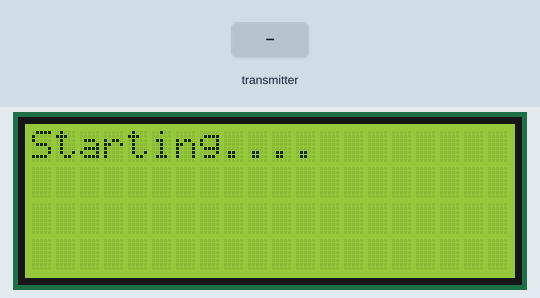
The sketch below on a simulated Arduino Uno, built with avr-gcc and run on an emulated ATmega328P. Shown: 20×4 character LCD. The test bench sets the inputs (shaded band). No radio packets arrive unless stated; what the sketch prints to the serial monitor is not drawn.

Above: at 2.2 s.
At 4.7 s:
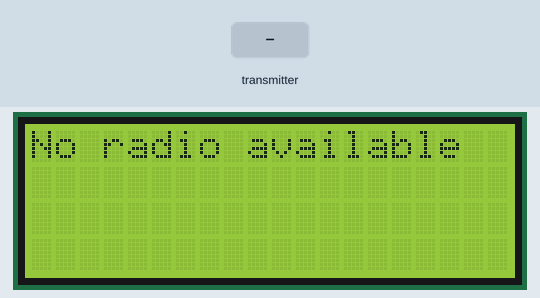
5.4 s: the transmitter starts sending ppm = 25
At 6.1 s:
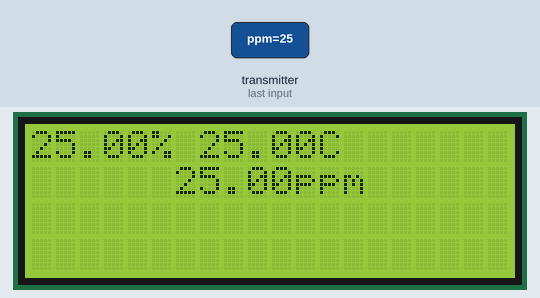
9.4 s: the transmitter starts sending ppm = 50
At 10.4 s:
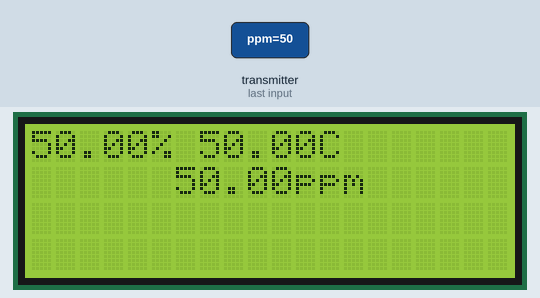
Timing chart, 0 to 12.4 s (numbered marks = the images above; inputs shaded):
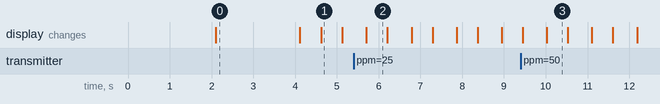

The sketch:

Receiver.ino
```cpp
/* Receiver
 * Rama abimanyu
 */

#include <SPI.h>
#include <nRF24L01.h> //library nrf24l01
#include <RF24.h>

#include <Wire.h>
#include <LiquidCrystal_I2C.h> //library LCD 16x2 dengan i2c
LiquidCrystal_I2C lcd(0x27, 20, 4);

const byte address[6] = "00001"; //alamat nrf24l01
RF24 radio(7, 8); // CE, CSN

float h,t;
float ppm;

void setup() {
  Serial.begin(9600);
  radio.begin();

  lcd.init(); //memulai lcd
  lcd.backlight(); //agar lcd tidak blacklight

  radio.setAutoAck(false);
  radio.openReadingPipe(0, address); //menerima alamat
  radio.setDataRate(RF24_250KBPS);
  radio.setPALevel(RF24_PA_MAX);
  radio.startListening();

  lcd.setCursor(0,0);
  lcd.print("Temp & Gas");
  lcd.setCursor(0,1);
  lcd.print("By ramsky46");
  delay(2000);
  lcd.clear();
  lcd.print("Starting....");
  delay(2000);
}
/*void recvData()
{
  if ( radio.available() ) {
    radio.read(&data, sizeof(MyData));
    }
}*/
void loop() {
  lcd.clear();
  delay(500);

  if(radio.available()){
  delay(50);

  radio.read(&ppm, sizeof(ppm));
  lcd.setCursor(3,1);
  lcd.print(" ");
  lcd.setCursor(6,1);
  lcd.print(ppm);
  lcd.print("ppm");

  radio.read(&h, sizeof(h));
  lcd.setCursor(0,0);
  lcd.print(h);             //membaca nilai kelembaban
  lcd.print("%");

  radio.read(&t, sizeof(t));
  lcd.setCursor(7,0);
  lcd.print(t);
  lcd.setCursor(12,0);
  lcd.print("C");


  }else {
    lcd.println("No radio available");
  }


  Serial.print("Temperature: ");
  Serial.print(t);
  Serial.print("Kelembaban: ");
  Serial.println(h);
  Serial.print("amonia: ");
  Serial.println(ppm);
  delay(500);
  //Serial.print("\n");
}
```

Measured:
- after the input at 5.4 s, the display: changes after 0.31 s (image 2)
- after the input at 9.4 s, the display: first differs from a run without the input after 0.63 s (image 3)
- what the display in image 0 shows lasts 2.0 s, from 2.1 s to 4.1 s
- what the display in image 1 shows lasts 0.5 s, from 4.6 s to 5.1 s
